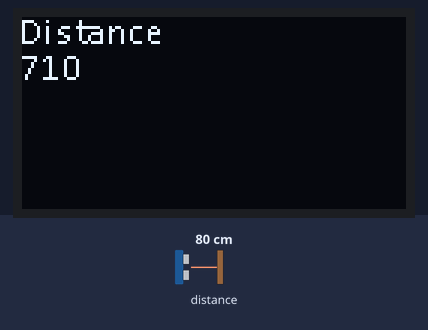
This program was run on a simulated ESP8266 board running MicroPython. Shown: 128×64 one-colour display. The inputs (shaded band) are chosen by the test bench; at power-on: distance to the obstacle 80 cm. WiFi joins after 1.5 s; no MQTT or app messages arrive unless stated; library files of the repository ran but are not shown: vl53l0x.py, sh1106.py, writer.py, myfont12.py; what the program prints to the serial console is not drawn.

Above: at 3.4 s.
3.5 s: distance to the obstacle set to 2 cm
At 4.6 s:
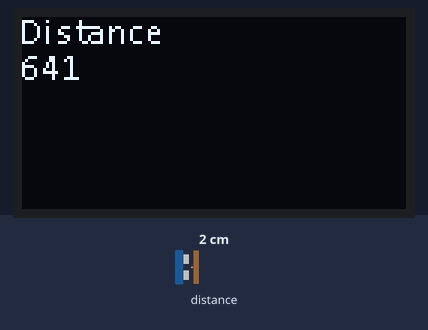
6.4 s: distance to the obstacle set to 4 cm
At 7.8 s:
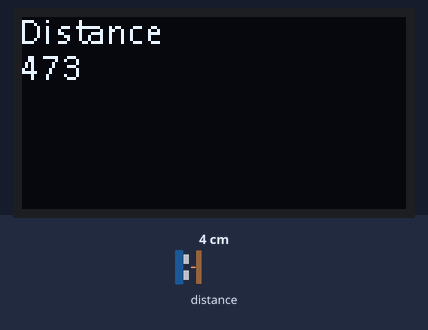
10.2 s: distance to the obstacle set to 9 cm
At 12.2 s:
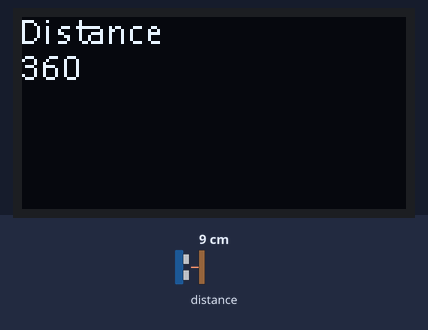
Timing chart, 0 to 13.7 s (numbered marks = the images above; inputs shaded):
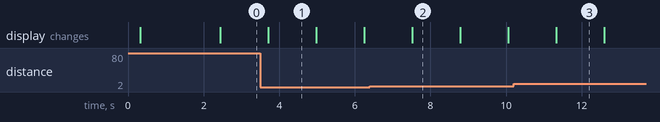

Measured:
- what the display in image 1 shows lasts 1.3 s, from 3.7 s to 5.0 s

The program:

main.py
```python
from machine import Pin, I2C
import time

import network

from umqtt.robust import MQTTClient

#from machine import Timer

import ubinascii

import vl53l0x

from sh1106 import SH1106_SPI, SH1106_I2C
from writer import Writer
import myfont12


i2c = I2C(scl=Pin(5), sda=Pin(4), freq=40000)

#configure display
WIDTH = const(128)
Lastline = 0
NewScreen = False
HEIGHT = 64
shdisp = SH1106_I2C(WIDTH, HEIGHT, i2c, None)
DispTopic = ["","","","",""]
DispMsg = ["","","","",""]
wri2 = Writer(shdisp, myfont12, verbose=False)   #  freesans20
Writer.set_clip(True, True)
wri2.set_textpos(0,0)
wri2.printstring("Distance")
shdisp.show()

#configue VL53L0X TOF/Distance Sensor
sensor = vl53l0x.VL53L0X(i2c)

#configure MQTT
channel = [b'Aqua/Tank']


def sub_wifi():
    global np
    print('connecting to network...')

    sta_if.active(True)
    sta_if.connect('canucks_fans_live_here', 'Impre5si0ni5t')
    while not sta_if.isconnected():
        pass

    print('network config:', sta_if.ifconfig())


def sub_MQTT():
    c.connect()


#    np.write()

#    c.subscribe(T_TOPIC)

#    c.subscribe(H_TOPIC)

sta_if = network.WLAN(network.STA_IF)

mac = sta_if.config('mac') # get full mac address

macascii = ubinascii.hexlify(mac)  # turn mac into ascii

node = macascii[6:]  # node for MQTT

server = "192.168.1.180"

print(node)
print(server)

c = MQTTClient(node, server)

sub_wifi()
sub_MQTT()

reftime = time.ticks_ms()
sec30 = 30000
refdistance=700

while True:
    wri2.set_textpos(12, 0)
    distance = sensor.read()
    refdistance = int(refdistance * 0.9 + distance * .1)
    wri2.printstring(str(refdistance) + '        ')
    print("Distance", refdistance)
    shdisp.show()
    time.sleep(1)
    print("hello")
    now = time.ticks_ms()
    if (now - reftime) > sec30:
        reftime = reftime + sec30
        a = c.publish(channel[0], str(refdistance), qos=1)
```
